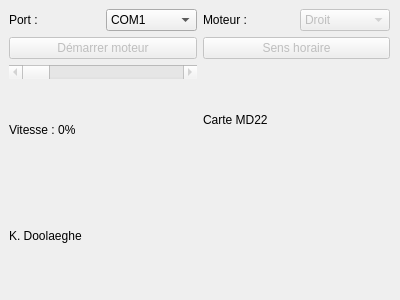
<?xml version="1.0" encoding="UTF-8"?>
<ui version="4.0">
 <class>MainWindow</class>
 <widget class="QMainWindow" name="MainWindow">
  <property name="geometry">
   <rect>
    <x>0</x>
    <y>0</y>
    <width>400</width>
    <height>300</height>
   </rect>
  </property>
  <property name="windowTitle">
   <string>MainWindow</string>
  </property>
  <widget class="QWidget" name="centralWidget">
   <widget class="QWidget" name="verticalLayoutWidget">
    <property name="geometry">
     <rect>
      <x>-1</x>
      <y>-1</y>
      <width>401</width>
      <height>301</height>
     </rect>
    </property>
    <layout class="QVBoxLayout" name="verticalLayout">
     <property name="leftMargin">
      <number>10</number>
     </property>
     <property name="topMargin">
      <number>10</number>
     </property>
     <property name="rightMargin">
      <number>10</number>
     </property>
     <property name="bottomMargin">
      <number>10</number>
     </property>
     <item>
      <layout class="QHBoxLayout" name="horizontalLayout">
       <item>
        <layout class="QHBoxLayout" name="horizontalLayout_5">
         <item>
          <widget class="QLabel" name="label_port">
           <property name="text">
            <string>Port :</string>
           </property>
          </widget>
         </item>
         <item>
          <widget class="QComboBox" name="comboBox_port">
           <item>
            <property name="text">
             <string>COM1</string>
            </property>
           </item>
           <item>
            <property name="text">
             <string>COM2</string>
            </property>
           </item>
           <item>
            <property name="text">
             <string>COM3</string>
            </property>
           </item>
           <item>
            <property name="text">
             <string>COM4</string>
            </property>
           </item>
          </widget>
         </item>
        </layout>
       </item>
       <item>
        <layout class="QHBoxLayout" name="horizontalLayout_6">
         <item>
          <widget class="QLabel" name="label_moteur">
           <property name="text">
            <string>Moteur :</string>
           </property>
          </widget>
         </item>
         <item>
          <widget class="QComboBox" name="comboBox_moteur">
           <property name="enabled">
            <bool>false</bool>
           </property>
           <item>
            <property name="text">
             <string>Droit</string>
            </property>
           </item>
           <item>
            <property name="text">
             <string>Gauche</string>
            </property>
           </item>
          </widget>
         </item>
        </layout>
       </item>
      </layout>
     </item>
     <item>
      <layout class="QHBoxLayout" name="horizontalLayout_2">
       <item>
        <layout class="QHBoxLayout" name="horizontalLayout_7">
         <item>
          <widget class="QPushButton" name="pushButton_demarrer">
           <property name="enabled">
            <bool>false</bool>
           </property>
           <property name="text">
            <string>Démarrer moteur</string>
           </property>
          </widget>
         </item>
        </layout>
       </item>
       <item>
        <layout class="QHBoxLayout" name="horizontalLayout_8">
         <item>
          <widget class="QPushButton" name="pushButton_sens">
           <property name="enabled">
            <bool>false</bool>
           </property>
           <property name="text">
            <string>Sens horaire</string>
           </property>
          </widget>
         </item>
        </layout>
       </item>
      </layout>
     </item>
     <item>
      <layout class="QHBoxLayout" name="horizontalLayout_3">
       <item>
        <layout class="QVBoxLayout" name="verticalLayout_2">
         <item>
          <widget class="QScrollBar" name="horizontalScrollBar_vitesse">
           <property name="enabled">
            <bool>false</bool>
           </property>
           <property name="minimum">
            <number>0</number>
           </property>
           <property name="maximum">
            <number>127</number>
           </property>
           <property name="orientation">
            <enum>Qt::Horizontal</enum>
           </property>
          </widget>
         </item>
         <item>
          <widget class="QLabel" name="label_vitesse">
           <property name="text">
            <string>Vitesse : 0%</string>
           </property>
          </widget>
         </item>
        </layout>
       </item>
       <item>
        <widget class="QLabel" name="label_carte">
         <property name="text">
          <string>Carte MD22</string>
         </property>
        </widget>
       </item>
      </layout>
     </item>
     <item>
      <layout class="QHBoxLayout" name="horizontalLayout_4">
       <item>
        <widget class="QLabel" name="label_auteur">
         <property name="text">
          <string>K. Doolaeghe</string>
         </property>
        </widget>
       </item>
      </layout>
     </item>
    </layout>
   </widget>
  </widget>
 </widget>
 <layoutdefault spacing="6" margin="11"/>
 <resources/>
 <connections/>
</ui>
